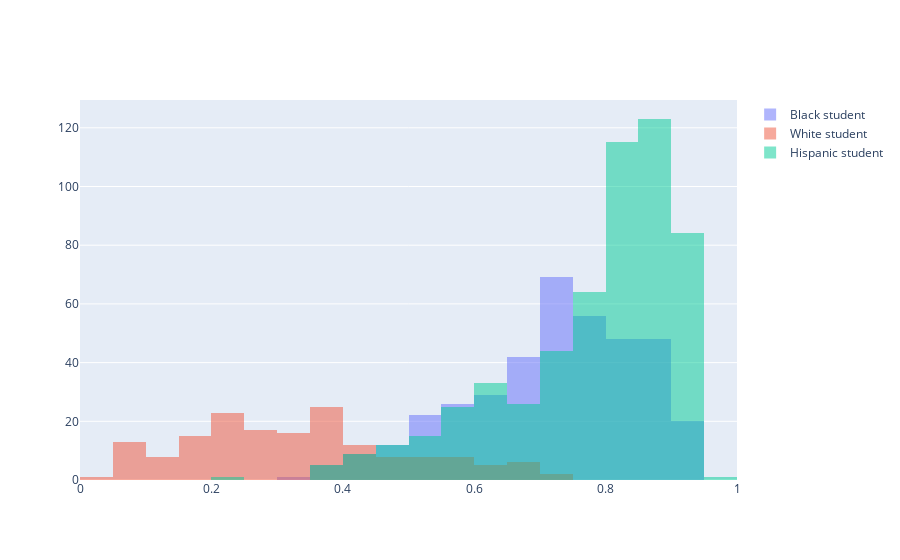

Here is the notebook cell this chart was saved with:
### Code cell
fig = go.Figure()
fig.add_trace(go.Histogram(x=df_black['Economic Need Index'], name='Black student'))
fig.add_trace(go.Histogram(x=df_white['Economic Need Index'], name='White student'))
fig.add_trace(go.Histogram(x=df_hisp['Economic Need Index'], name='Hispanic student'))
fig.update_layout(barmode='overlay')
fig.update_traces(opacity=0.5)
fig.show()

### Figure 1 — Plotly figure (JSON) as saved in the notebook; plotly's stock layout.template omitted (floating-point values rounded to 4 significant figures; data arrays with more than 128 entries replaced by an {"elided": "..."} marker saying what was removed)
{"data": [{"name": "Black student", "opacity": 0.5, "type": "histogram", "x": {"elided": "396 float values"}}, {"name": "White student", "opacity": 0.5, "type": "histogram", "x": {"elided": "174 float values"}}, {"name": "Hispanic student", "opacity": 0.5, "type": "histogram", "x": {"elided": "566 float values"}}], "layout": {"barmode": "overlay"}}
